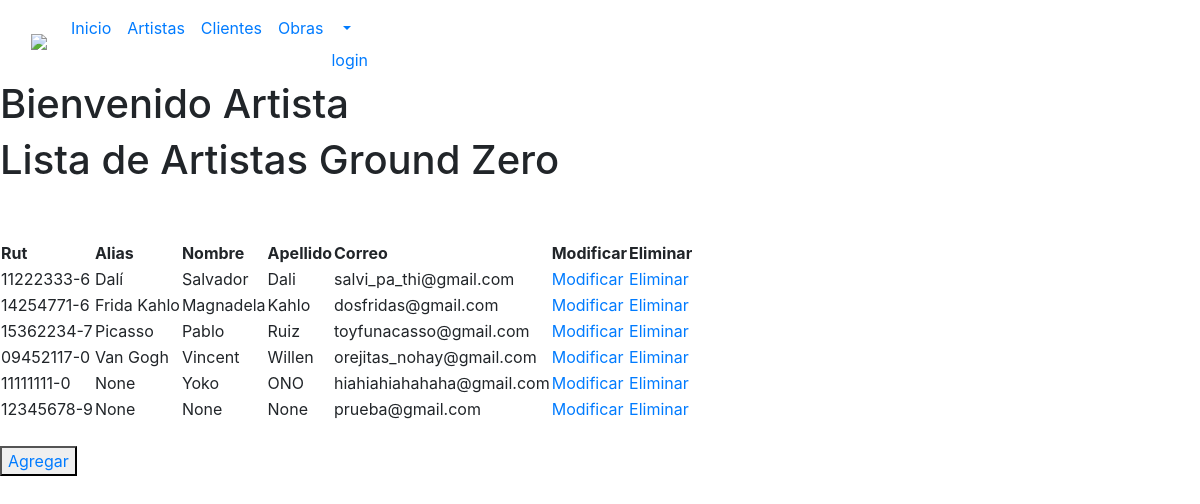
Page /artistas/crud_artistas on the earlier database version.
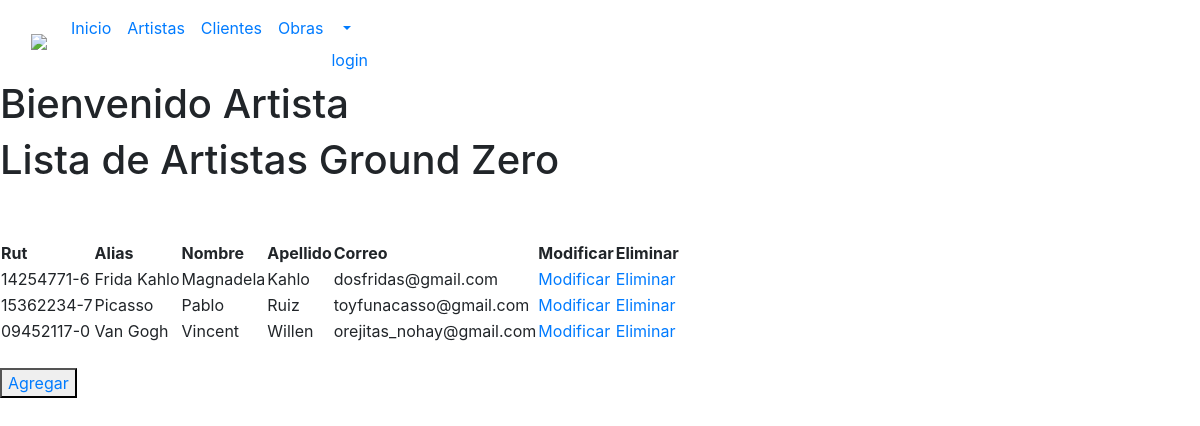
Same page on the later database version.
### artistas/models.py (models this page shows, shortened)
class Artista(AbstractBaseUser, PermissionsMixin):
    rut          = models.CharField(max_length=13, primary_key=True)
    alias        = models.CharField(max_length=25, blank=True, null=True)
    first_name   = models.CharField(max_length=25, blank=False, null=True)
    last_name    = models.CharField(max_length=25, blank=False, null=True)
    ap_materno   = models.CharField(max_length=25, blank=False, null=True)
    fecha_nac    = models.DateField(blank=False, null=True)
    telefono     = models.IntegerField(blank=False, null=True)
    region       = models.CharField(max_length=20, blank=False, null=True)
    ciudad       = models.CharField(max_length=20, blank=False, null=True)
    comuna       = models.CharField(max_length=20, blank=False, null=True)
    direccion    = models.CharField(max_length=100, blank=False, null=True)
    email        = models.EmailField(max_length=40, blank=False, null=False, unique=True)
    bio          = models.TextField()
    imagen       = models.ImageField(upload_to='galeria_art', blank=True, null=True)
    is_active    = models.BooleanField(default=True)
    groups       = models.ManyToManyField(Group, related_name='artistas')
    user_permissions = models.ManyToManyField(Permission, related_name='artistas')
    objects = ArtistaManager()
    USERNAME_FIELD = 'email'                #Campos que se utilizan como identificacion del artista
    REQUIRED_FIELDS = ['rut']

### artistas/views.py (the view)
# urls.py: path('crud_artistas', views.crud_artistas, name='crud_artistas'),
def crud_artistas(request):
    artistas = Artista.objects.all()
    context = {'artista':artistas}
    print("enviando datos...")
    return render(request, "artistas/artistas_list.html", context)

### artistas/templates/artistas/artistas_list.html (shortened to what this page needs)
{% load static %}
<!DOCTYPE html>
<html lang="en">
<head>
    <link rel="stylesheet" href="https://stackpath.bootstrapcdn.com/bootstrap/4.4.1/css/bootstrap.min.css">
</head>
<body>
    <nav class="navbar navbar-expand-lg bg-body-tertiary">
        <div class="container-fluid">
          <a class="navbar-brand" href="index.html" ><img src="img/logo GZ.png"></a>
          <div class="collapse navbar-collapse" id="navbarNav">
            <ul class="navbar-nav">
              <li class="nav-item">
                <a class="nav-link active" aria-current="page" href="index.html">Inicio</a>
              </li>
              <li class="nav-item">
                <a class="nav-link" href="crud_artistas">Artistas</a>
              </li>
            <li class="nav-item">
              <a class="nav-link" href="crud_clientes">Clientes</a>
            </li>
              <li class="nav-item">
                <a class="nav-link" href="crud_obras">Obras</a>
              </li>
              <li class="nav-item-dropdown">
                <a class="nav-link dropdown-toggle" href="#" id="navbarDropdown" role="button" data-toggle="dropdown" aria-haspopup="true" aria-expanded="false">
               {% if user.is_authenticated %}
                   {{user.username}}
                {% else %}
                   <a href="{% url 'login' %}">login</a>
                {% endif %}
                </a>
            </li>
            </div>
          </div>
      </nav>
    <h1>Bienvenido Artista</h1>
    <div>
    <div>
        <h1>Lista de Artistas Ground Zero</h1>
        <br>
        <br>
        <table>
            <thead>
                <th>Rut</th>
                <th>Alias</th>
                <th>Nombre</th>
                <th>Apellido</th>
                <th>Correo</th>
                <th>Modificar</th>
                <th>Eliminar</th>
            </thead>
            {% for x in artista %}
                <tr>
                    <td>{{ x.rut }}</td>
                    <td>{{ x.alias }}</td>
                    <td>{{ x.first_name }}</td>
                    <td>{{ x.last_name }}</td>
                    <td>{{ x.email }}</td>
                    <td><a href="{% url 'artistas_edit' pk=x.rut %}">Modificar</a></td>
                    <td><a href="{% url 'artistas_del' pk=x.rut %}">Eliminar</a></td>
                </tr>
            {% endfor %}
        </table>
        <br>
        <div >
            <button type="button" >
                <a href="{% url 'artistas_add' %}" >Agregar</a>
            </button>
        </div>
    </div>
</div>
</body>
</html>

Differences in the rows shown:
removed Artista: rut "11222333-6", alias "Dalí", first_name "Salvador", last_name "Dali", email "salvi_pa_thi@gmail.com"
removed Artista: rut "11111111-0", alias "None", first_name "Yoko", last_name "ONO", email "hiahiahiahahaha@gmail.com"
removed Artista: rut "12345678-9", alias "None", first_name "None", last_name "None", email "prueba@gmail.com"
